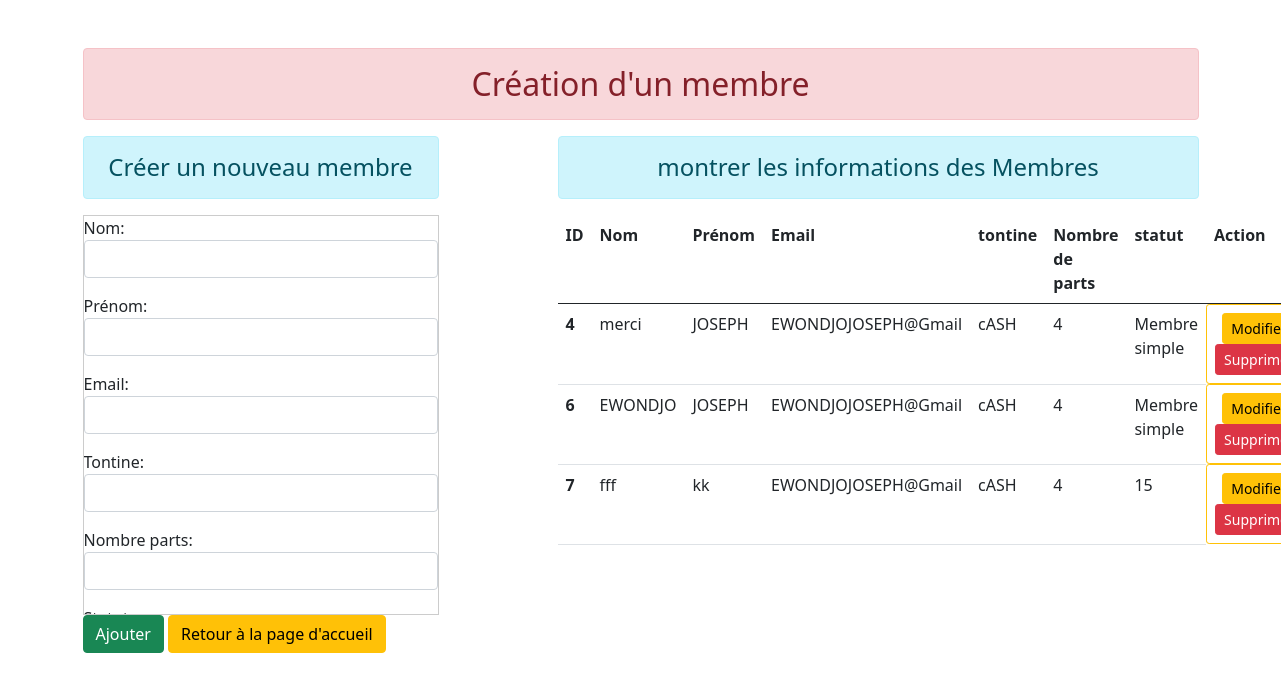
Screenshot of /membre/ with the database file from the repository.
### tontine/models.py (models this page shows)
class Le_membre(models.Model):
	nom = models.CharField(max_length=70)
	Prénom = models.CharField(max_length=170)
	Email = models.CharField(max_length=70)
	tontine = models.CharField(max_length=70)
	Nombre_parts = models.CharField(max_length=70)
	statut = models.CharField(max_length=70)

### tontine/views.py (the view)
# urls.py: path('membre/',views.add_show_membre ,name = "Add_membre"),
def add_show_membre(request):
	trouve = False
	ton = La_tontine.objects.all()
	if request.method =='POST':
		fm = New_membre(request.POST)
		trouve = True
		for val in ton:
			if fm.is_valid():
				nm = fm.cleaned_data['nom']
				pr = fm.cleaned_data['Prénom']
				em = fm.cleaned_data['Email']
				tt = fm.cleaned_data['tontine']
				np = fm.cleaned_data['Nombre_parts']
				st = fm.cleaned_data['statut']
				if tt == val.nom:
					reg=Le_membre(nom = nm,Prénom=pr,Email=em,tontine=tt,Nombre_parts=np,statut=st)
					reg.save()
					fm=New_membre()
					trouve = False
	else:
		fm =New_membre()
	stud = Le_membre.objects.all()
	return render(request,'membre/add_membre.html',{'form1':fm, 'stu1':stud, 'erreur':trouve})

### tontine/forms.py
class New_membre(forms.ModelForm):
	class Meta:
		model = Le_membre
		fields = ['nom','Prénom','Email','tontine','Nombre_parts','statut']
		widgets = {
		'nom': forms.TextInput(attrs={'class': 'form-control'}),
		'Prénom': forms.TextInput(attrs={'class': 'form-control'}),
		'Email': forms.EmailInput(attrs={'class': 'form-control'}),
		'tontine': forms.TextInput(attrs={'class': 'form-control'}),
		'Nombre_parts': forms.NumberInput(attrs={'class': 'form-control'}),
		'statut': forms.TextInput(attrs={'class': 'form-control'}),
		}

### tontine/templates/membre/add_membre.html (shortened to what this page needs)
{% extends 'membre/base_membre.html' %}
{% block content %}
<div class="row">
	<div class="col-sm-4">
	 <h4 class="text-center alert alert alert-info"> Créer un nouveau membre </h4>
	 <form action="" method="POST">
	 	<div  style="height:400PX;border:1px solid #ccc; overflow-y:auto;position:relative">
 	{{form1.as_p}}
	</div>
 	<input type="submit" class="btn btn-success" value="Ajouter" name="">
	<a href="{% url 'Homepage' %}"class="btn btn-warning btn-success">Retour à la page d'accueil</a>
 </form>
	</div>
	<div class="col-sm-7 offset-1">
		<h4 class="text-center alert alert alert-info">montrer les informations des Membres </h4>
		{% if stu1 %}
		<table class="table table-hover">
			<thread>
				<tr>
					<th scope="col">ID</th>
					<th scope="col">Nom</th>
					<th scope="col">Prénom</th>
					<th scope="col">Email</th>
					<th scope="col">tontine</th>
					<th scope="col">Nombre de parts</th>
					<th scope="col">statut</th>
					<th scope="col">Action</th>
				</tr>
				<tbody>
					{% for st in stu1 %}
					<tr>
					<th scope="row">{{st.id}}</th>
					<td>{{st.nom}}</td>
					<td>{{st.Prénom}}</td>
					<td>{{st.Email}}</td>
					<td>{{st.tontine}}</td>
					<td>{{st.Nombre_parts}}</td>
					<td>{{st.statut}}</td>
					<td class="btn btn-warning btn-sm">
						<a href="{% url 'modifierdata_membre' st.id %}"class="btn btn-warning btn-sm">Modifier</a>
						<form action="{% url 'deletedata_membre' st.id %}" method="POST" class="d-inline">{% csrf_token %}
							<input type="submit" class="btn btn-danger btn-sm" value="Supprimer">
						</form>
					</td>
					</tr>
					{% endfor %}
			</tbody>
			</thread>
		</table>
		{% else %}
		<h4 class="text-center alert alert alert-warning">Pas de Membre</h4>
		{% endif %}
	</div>
</div>
{% endblock content %}

### tontine/templates/membre/base_membre.html (shortened to what this page needs)
<!DOCTYPE html>
{% load static %}
<html>
<head>
	<link rel="stylesheet" type="text/css" href="{% static 'tontine/css/bootstrap.css' %}">
</head>
<body>
	<div class="container mt-5">
		<h2 class="text-center alert alert-danger"> Création d'un membre  </h2>
		{% block content%}
		{% endblock content%}
	</div>
</body>
</html>

### rows the page displays
Le_membre: id "4", nom "merci", Prénom "JOSEPH", Email "EWONDJOJOSEPH@Gmail", tontine "cASH", Nombre_parts "4", statut "Membre simple"
Le_membre: id "6", nom "EWONDJO", Prénom "JOSEPH", Email "EWONDJOJOSEPH@Gmail", tontine "cASH", Nombre_parts "4", statut "Membre simple"
Le_membre: id "7", nom "fff", Prénom "kk", Email "EWONDJOJOSEPH@Gmail", tontine "cASH", Nombre_parts "4", statut "15"
